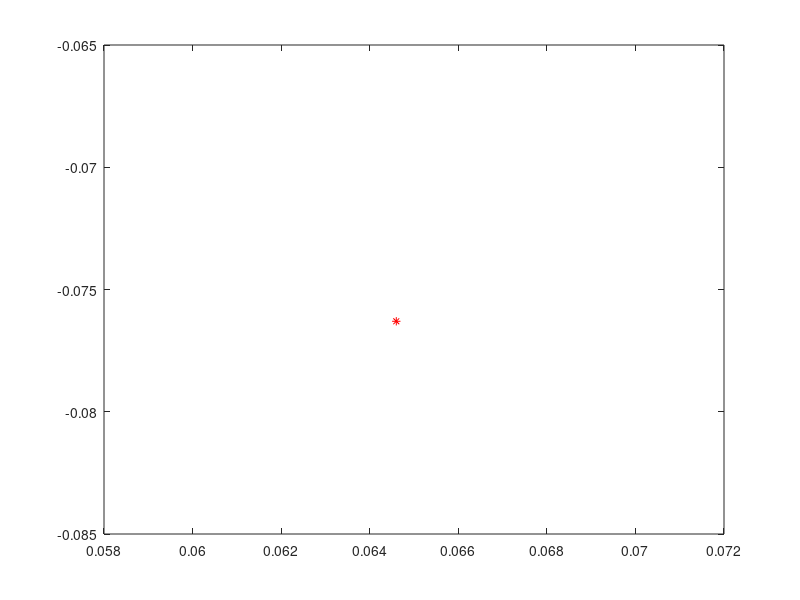

Here is the MATLAB script that generated this plot: (Note: this script raises an error after producing the figure.)
Gx = 0.0646;
Gy = -0.0763;

Bx = 0.02;
By = -0.0358;

Fx = 0.1036;
Fy = -0.0373;



plot(Gx,Gy,'-*r');
text(Gx+0.03,Gy+0.03,'G');
xlim([])
hold on

plot(Bx,By,'-*r');
text(Bx+0.03,By+0.03,'B');
hold on

plot(Fx,Fy,'-*r');
text(Fx+0.03,Fy+0.03,'F');
hold on

